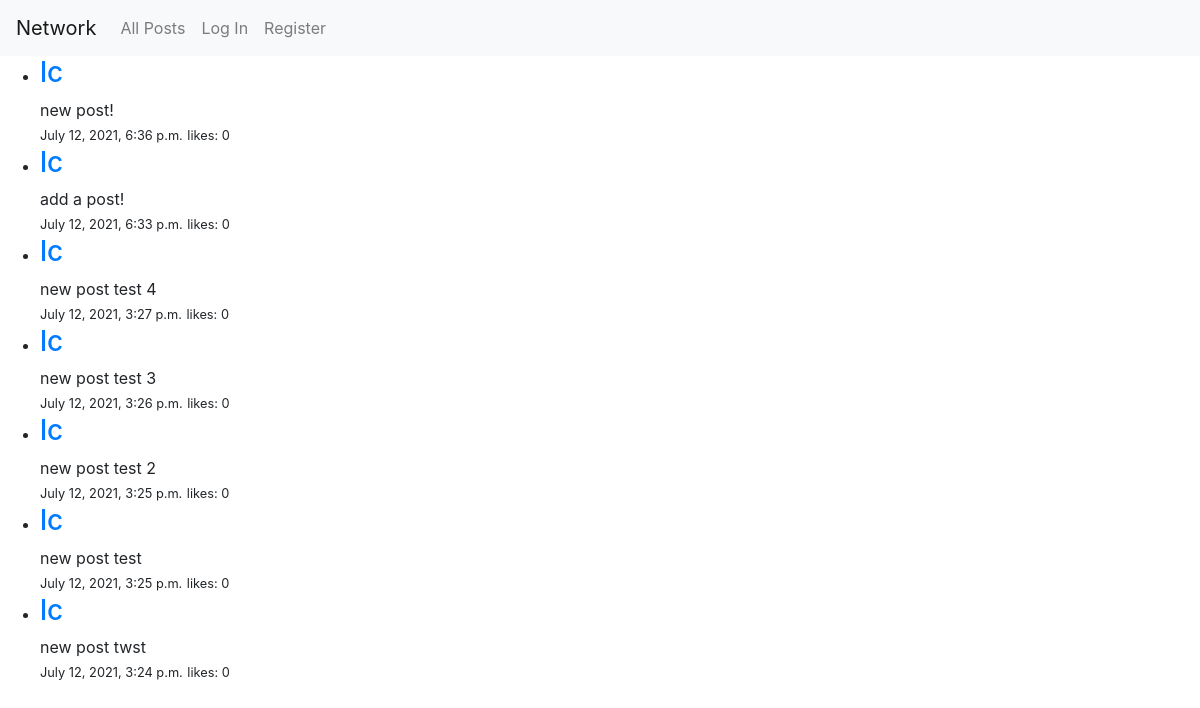
The app's page /all-posts/ with its own data.
### network/models.py (models this page shows, shortened)
class Post(models.Model):
    author = models.ForeignKey(User, on_delete=models.CASCADE, related_name="author")
    body = models.TextField()
    likes = models.IntegerField()
    date = models.DateTimeField(auto_now_add=True)
    class Meta:
        ordering = ['-date']

class User(AbstractUser):
    def get_absolute_url(self):
        return reverse('profile', args=(str(self.id)))

### network/views.py (the view)
# urls.py: path("all-posts/", views.AllPostsView.as_view(), name="all-posts"),
class AllPostsView(ListView):
    model = Post
    template_name = 'network/all-posts.html'
    paginate_by = 10
    """
    def get_context_data(self, **kwargs):
        context = super().get_context_data(**kwargs)
        return context
    """

### network/templates/network/all-posts.html (shortened to what this page needs)
{% extends "network/layout.html" %} {% block body %}
<ul>
  {% for post in object_list %}
  <li>
    <h3><a href="{% url 'profile' pk=post.author.id %}">{{ post.author }}</a></h3>
    {{ post.body }}
    <br>
    <small>{{ post.date }}</small>
    <small>likes: {{ post.likes }}</small>
  </li>
  {% endfor %}
</ul>
{% endblock %}

### network/templates/network/layout.html (shortened to what this page needs)
{% load static %}
<!DOCTYPE html>
<html lang="en">
    <head>
        <link rel="stylesheet" href="https://stackpath.bootstrapcdn.com/bootstrap/4.4.1/css/bootstrap.min.css">
        <link href="{% static 'network/styles.css' %}" rel="stylesheet">
    </head>
    <body>
        <nav class="navbar navbar-expand-lg navbar-light bg-light">
            <a class="navbar-brand" href="#">Network</a>
            <div>
              <ul class="navbar-nav mr-auto">
                <li class="nav-item">
                  <a class="nav-link" href="{% url 'index' %}">All Posts</a>
                </li>
                {% if user.is_authenticated %}
                    <li class="nav-item">
                        <a class="nav-link" href="#">Following</a>
                    </li>
                    <li class="nav-item">
                        <a class="nav-link" href="{% url 'logout' %}">Log Out</a>
                    </li>
                {% else %}
                    <li class="nav-item">
                        <a class="nav-link" href="{% url 'login' %}">Log In</a>
                    </li>
                    <li class="nav-item">
                        <a class="nav-link" href="{% url 'register' %}">Register</a>
                    </li>
                {% endif %}
              </ul>
            </div>
          </nav>
        <div class="body">
            {% block body %}
            {% endblock %}
        </div>
    </body>
</html>

### records on screen
Post: author "lc", body "new post!", date "July 12, 2021, 6:36 p.m.", likes "0"
Post: author "lc", body "add a post!", date "July 12, 2021, 6:33 p.m.", likes "0"
Post: author "lc", body "new post test 4", date "July 12, 2021, 3:27 p.m.", likes "0"
Post: author "lc", body "new post test 3", date "July 12, 2021, 3:26 p.m.", likes "0"
Post: author "lc", body "new post test 2", date "July 12, 2021, 3:25 p.m.", likes "0"
Post: author "lc", body "new post test", date "July 12, 2021, 3:25 p.m.", likes "0"
Post: author "lc", body "new post twst", date "July 12, 2021, 3:24 p.m.", likes "0"
